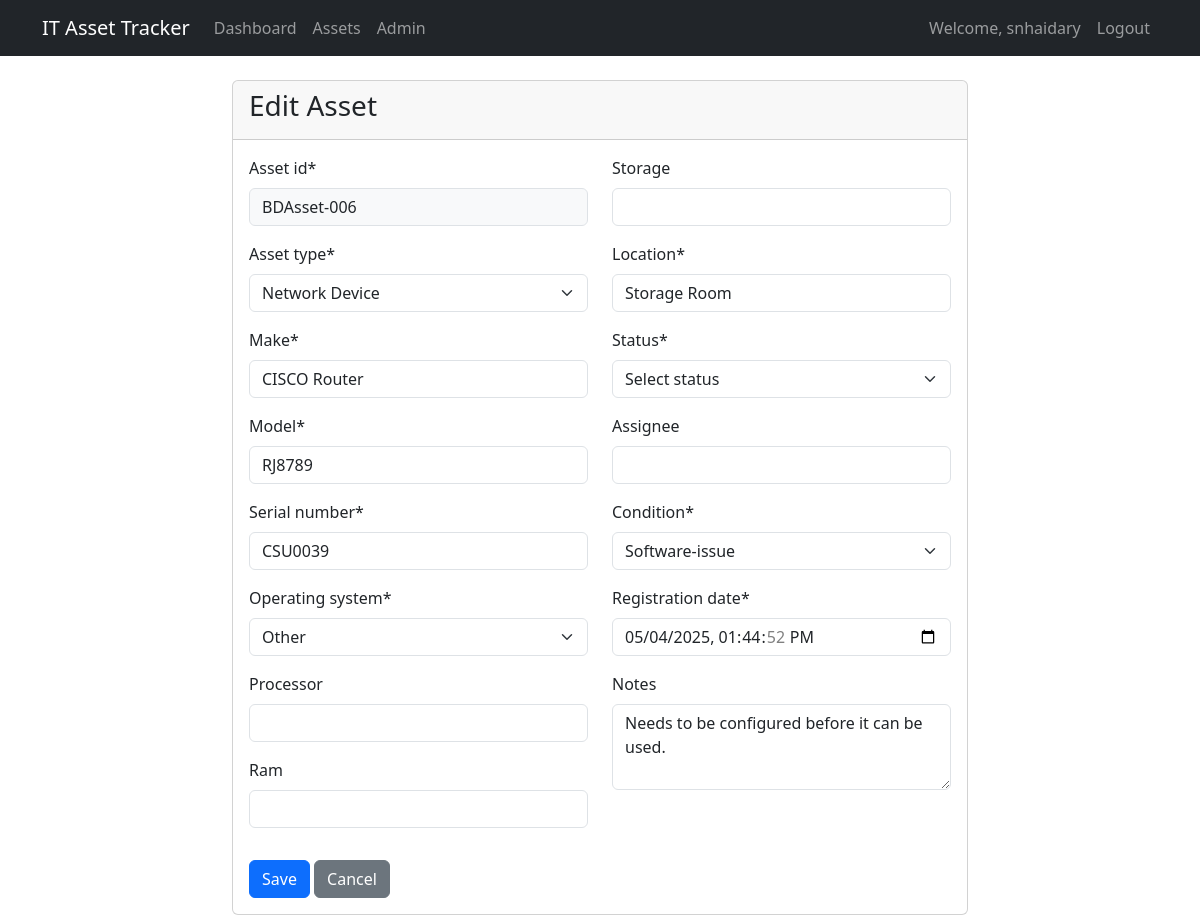
Page /assets/7/update/ (signed in) on the earlier database version.
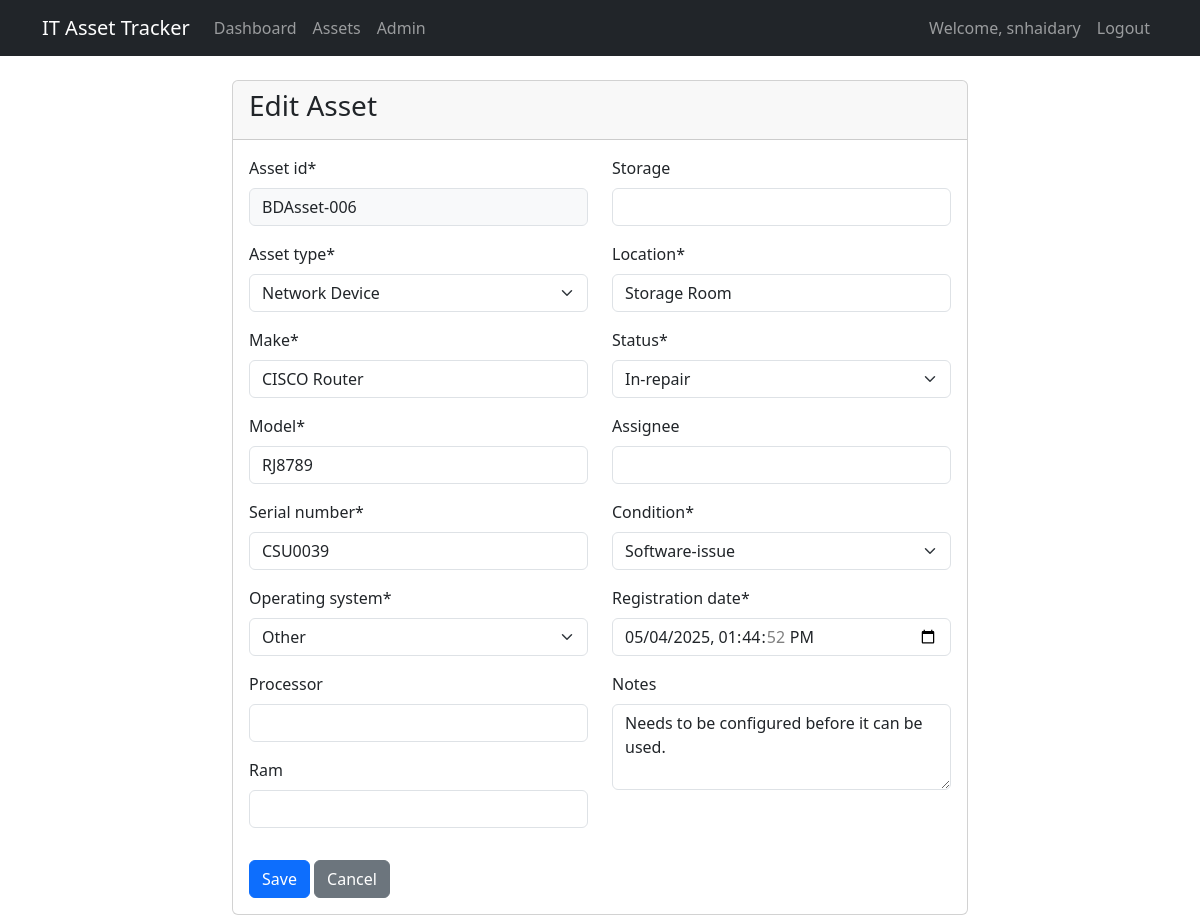
Same page on the later database version.
### assets/models.py (models this page shows, shortened)
class Asset(models.Model):
    STATUS_CHOICES = [
        ('ASSIGNED', 'Assigned'),
        ('AVAILABLE', 'Available'),
        ('IN_REPAIR', 'In-repair'),
        ('RETIRED', 'Retired'),
    ]
    CONDITION_CHOICES = [
        ('WORKING', 'Working'),
        ('SOFTWARE_ISSUE', 'Software-issue'),
        ('HARDWARE_ISSUE', 'Hardware-issue'),
        ('DAMAGED', 'Damaged'),
    ]
    ASSET_TYPE_CHOICES = [
        ('LAPTOP', 'Laptop'),
        ('DESKTOP', 'Desktop'),
        ('MOBILE', 'Mobile'),
        ('TABLET', 'Tablet'),
        ('PRINTER', 'Printer'),
        ('SCANNER', 'Scanner'),
        ('PROJECTOR', 'Projector'),
        ('SERVER', 'Server'),
        ('NETWORK_DEVICE', 'Network Device'),
        ('MONITOR', 'Monitor'),
        ('SCREEN', 'Screen'),
        ('TV', 'TV'),
        ('ROBOTS', 'Robots'),
        ('UPS', 'UPS'),
        ('EXTERNAL_DRIVE', 'External Drive'),
        ('OTHER', 'Other'),
    ]
    OS_CHOICES = [
        ('WINDOWS', 'Windows'),
        ('MACOS', 'macOS'),
        ('LINUX', 'Linux'),
        ('ANDROID', 'Android'),
        ('IOS', 'iOS'),
        ('CHROMEOS', 'ChromeOS'),
        ('HYPEROS', 'HyperOS'),
        ('OTHER', 'Other'),
    ]
    registration_date = models.DateTimeField(default=timezone.now)
    asset_id = models.CharField(max_length=50, unique=True)
    asset_type = models.CharField(max_length=100, choices=ASSET_TYPE_CHOICES)
    make = models.CharField(max_length=100)
    model = models.CharField(max_length=100)
    serial_number = models.CharField(max_length=100, unique=True)
    operating_system = models.CharField(max_length=100, choices=OS_CHOICES)
    processor = models.CharField(max_length=100, blank=True)
    ram = models.IntegerField(validators=[MinValueValidator(0)], blank=True, null=True)
    storage = models.IntegerField(validators=[MinValueValidator(0)], blank=True, null=True)
    location = models.CharField(max_length=200)
    status = models.CharField(max_length=20, choices=STATUS_CHOICES, default='AVAILABLE')
    assignee = models.EmailField(blank=True, null=True)  # Made optional
    condition = models.CharField(max_length=20, choices=CONDITION_CHOICES, default='NEW')
    notes = models.TextField(blank=True)
    class Meta:
        ordering = ['-registration_date']

### assets/views.py (the view, shortened to what this page needs)
# urls.py: path('<int:pk>/update/', AssetUpdateView.as_view(), name='asset-update'),
class AssetUpdateView(LoginRequiredMixin, UpdateView):
    model = Asset
    form_class = AssetForm
    template_name = 'assets/asset_form.html'
    success_url = reverse_lazy('asset-list')

### templates/assets/asset_form.html (shortened to what this page needs)
{% extends 'base.html' %}
{% load crispy_forms_tags %}
{% block content %}
<div class="row">
    <div class="col-md-8 offset-md-2">
        <div class="card">
            <div class="card-header">
                <h3 class="card-title">{% if form.instance.pk %}Edit Asset{% else %}New Asset{% endif %}</h3>
            </div>
            <div class="card-body">
                <form method="post" novalidate>
                    <div class="row">
                        <div class="col-md-6">
                            {{ form.asset_id|as_crispy_field }}
                            {{ form.asset_type|as_crispy_field }}
                            {{ form.make|as_crispy_field }}
                            {{ form.model|as_crispy_field }}
                            {{ form.serial_number|as_crispy_field }}
                            {{ form.operating_system|as_crispy_field }}
                            {{ form.processor|as_crispy_field }}
                            {{ form.ram|as_crispy_field }}
                        </div>
                        <div class="col-md-6">
                            {{ form.storage|as_crispy_field }}
                            {{ form.location|as_crispy_field }}
                            {{ form.status|as_crispy_field }}
                            {{ form.assignee|as_crispy_field }}
                            {{ form.condition|as_crispy_field }}
                            {{ form.registration_date|as_crispy_field }}
                            {{ form.notes|as_crispy_field }}
                        </div>
                    </div>
                    <div class="mt-3">
                        <button type="submit" class="btn btn-primary">Save</button>
                        <a href="{% url 'asset-list' %}" class="btn btn-secondary">Cancel</a>
                    </div>
                </form>
            </div>
        </div>
    </div>
</div>
{% endblock %}

Differences in the rows shown:
changed Asset "BDAsset-006": status "Select status" → "In-repair"
